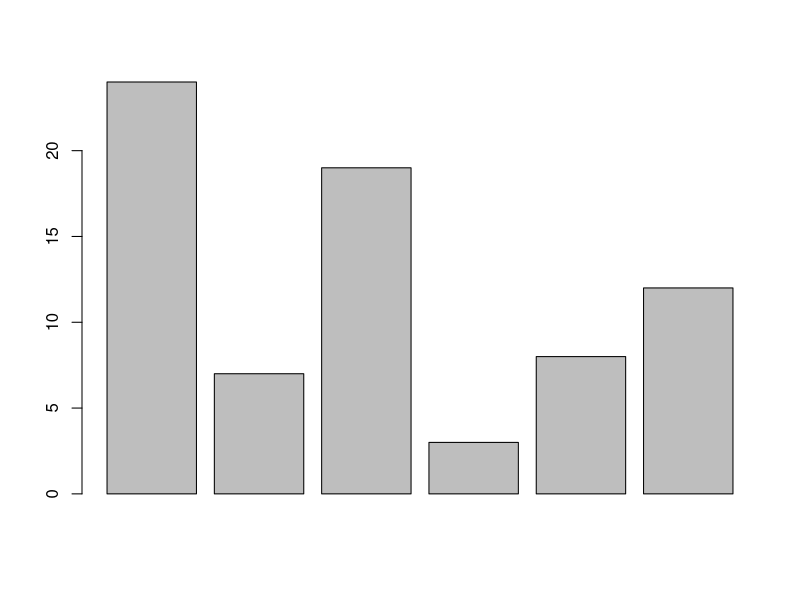
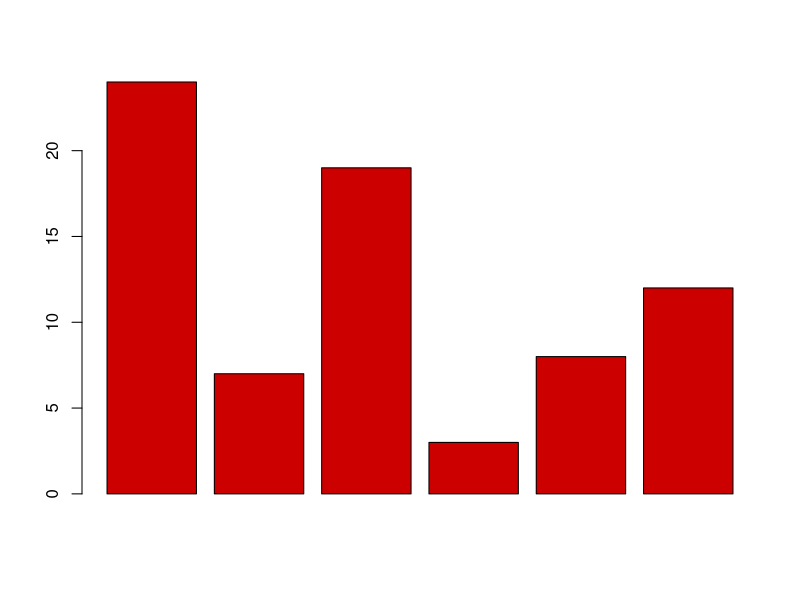
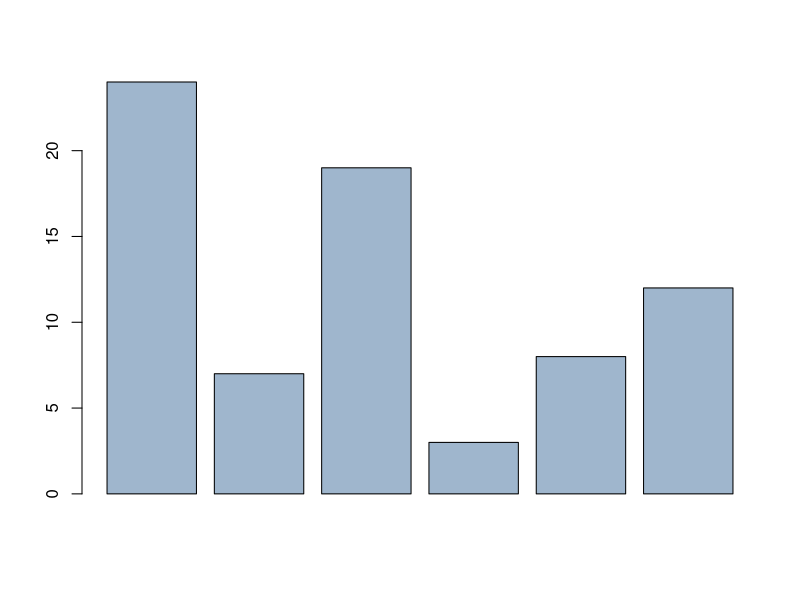
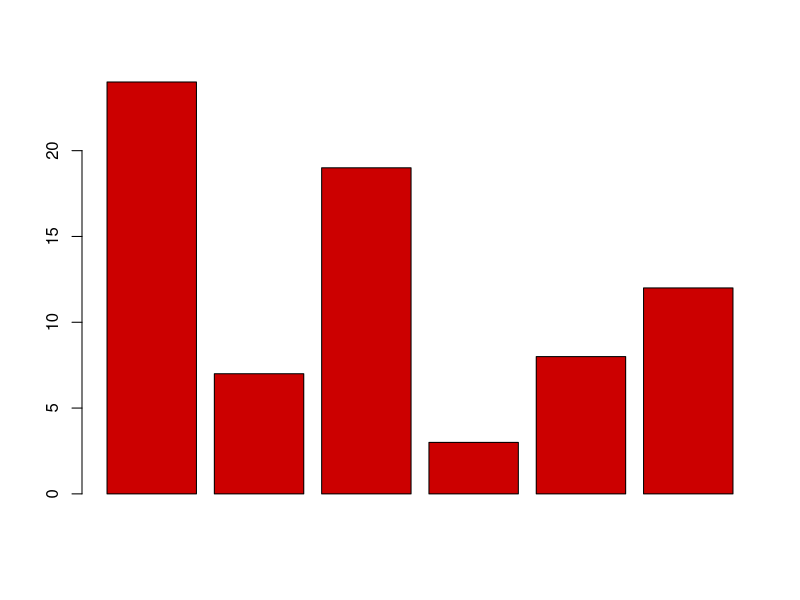
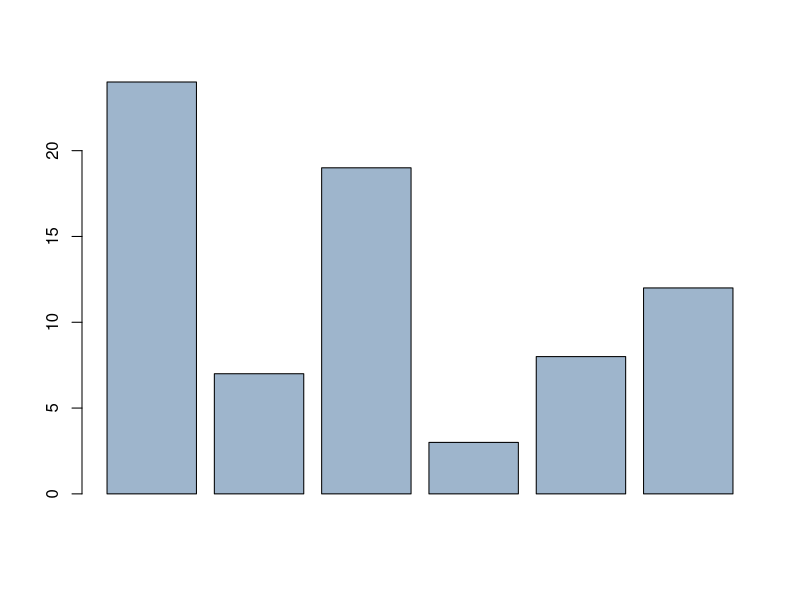
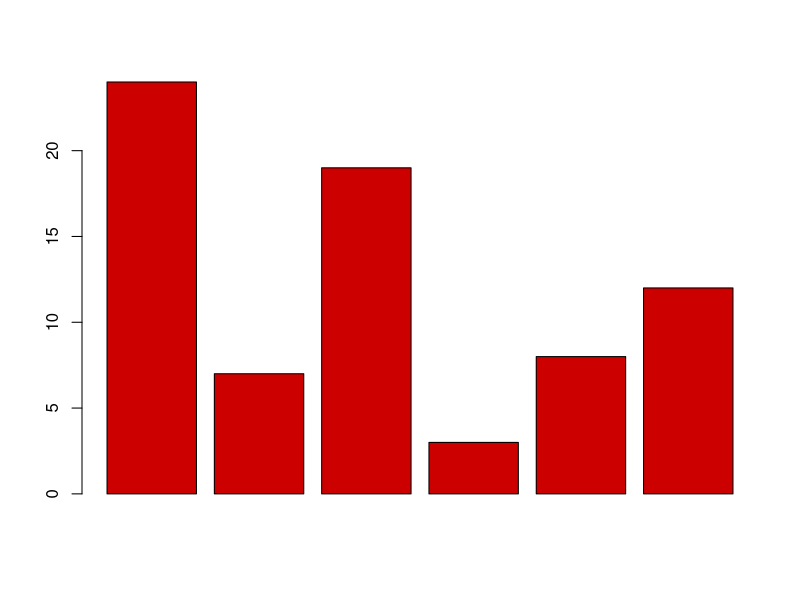
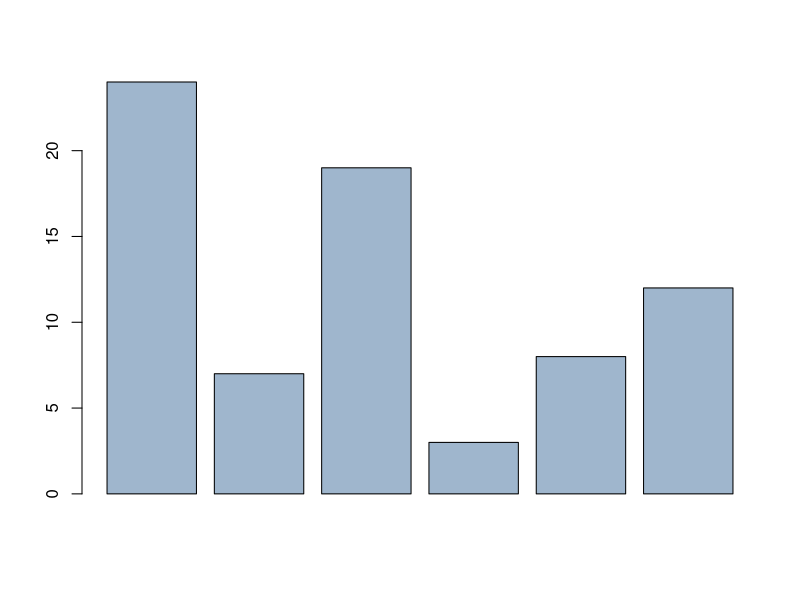
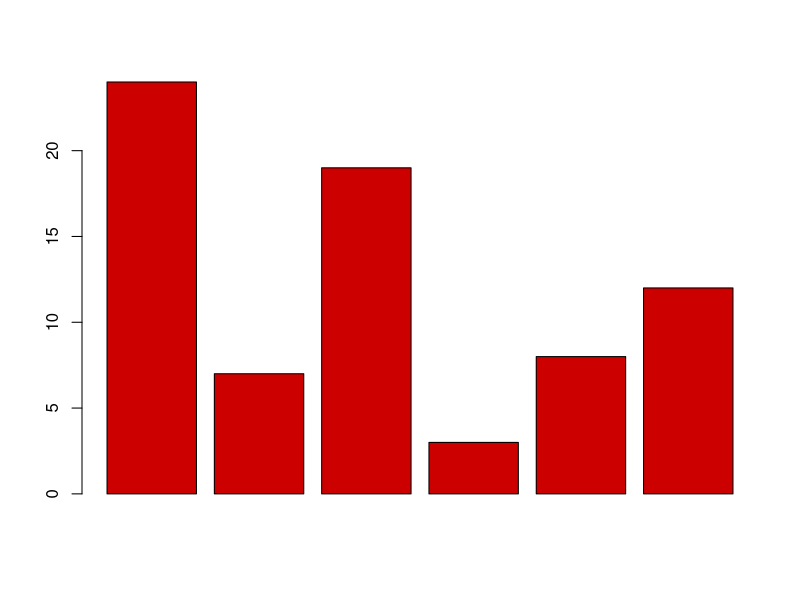

Recreate these plots in R, in order.


x<-c(24,7,19,3,8,12)
barplot(x)

?colors
colors()

browseURL("https://datalab.cc/rcolors")

barplot(x,col="red3")

barplot(x,col="slategray3")

barplot(x, col = rgb(.80, 0, 0))      # red3
barplot(x, col = rgb(.62, .71, .80))  # slategray3

# RGB triplets (0-255)
barplot(x, col = rgb(205, 0, 0, max = 255))     # red3
barplot(x, col = rgb(159, 182, 205, max = 255)) # slategray3

# RGB hexcodes
barplot(x, col = "#CD0000")  # red3
barplot(x, col = "#9FB6CD")  # slategray3

# Index numbers
barplot(x, col = colors() [555])  # red3
barplot(x, col = colors() [602])  # slategray3


# MULTIPLE COLORS ##########################################
# Can specify several colors in a vector, which will cycle
barplot(x, col = c("red3", "slategray3"))
barplot(x, col = c("#9FB6CD", "#CD0000"))


?palette
palette()

barplot(x,col=1:6)
barplot(x, col = rainbow(6))         # Rainbow colors
barplot(x, col = heat.colors(6))     # Yellow through red
barplot(x, col = terrain.colors(6))  # Gray through green
barplot(x, col = topo.colors(6))  # Purple through tan
barplot(x, col = cm.colors(6))       # Pinks and blues






